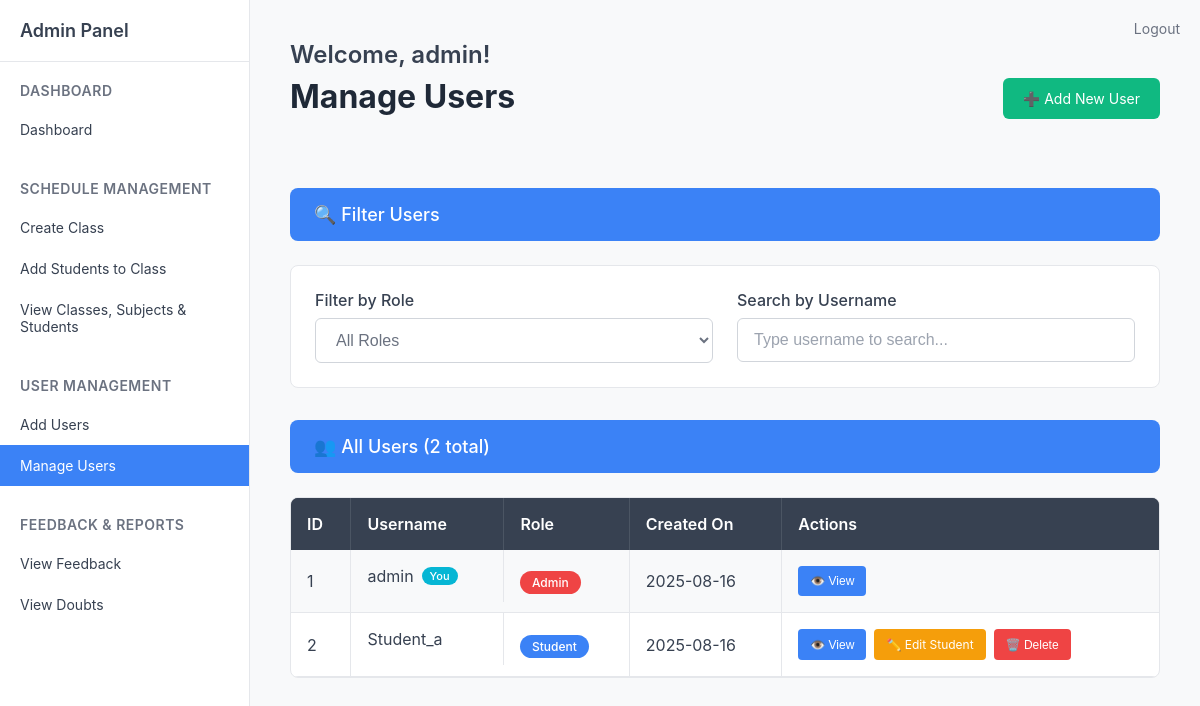
The app's page /admin/manage_users (signed in), older data.
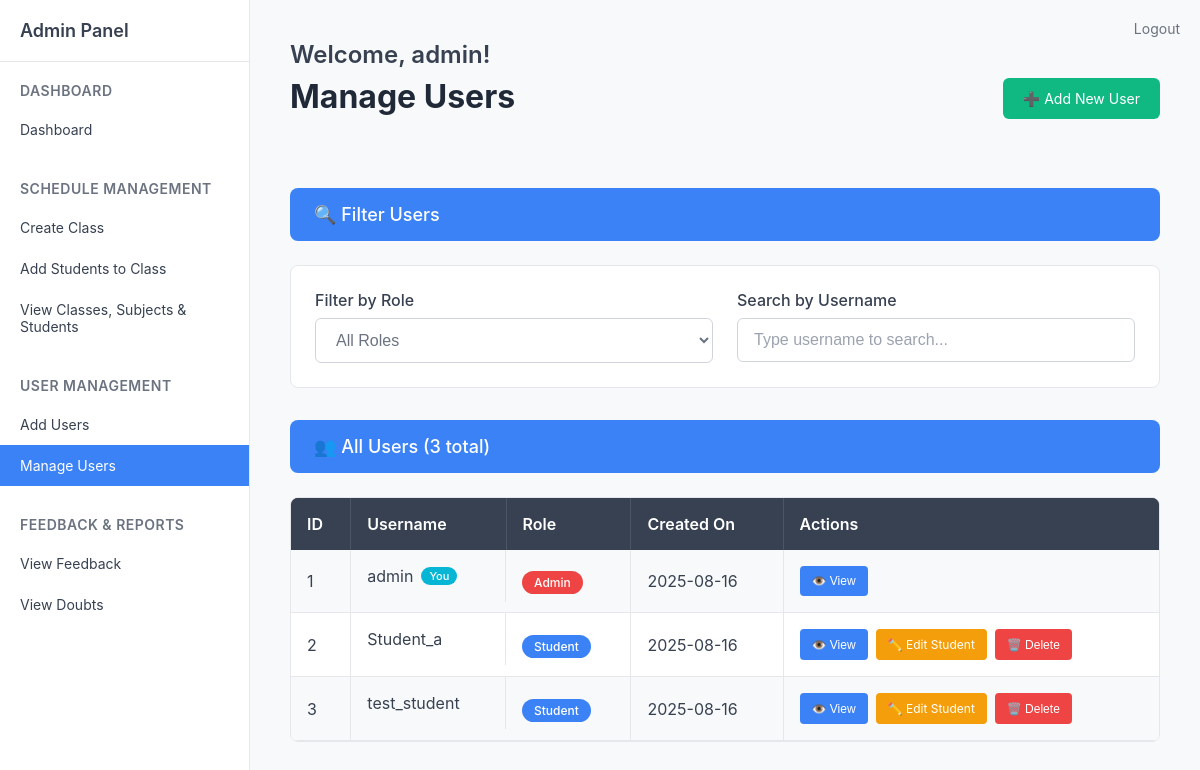
The same page, newer data.
### tables this page shows
CREATE TABLE users (
            id INTEGER PRIMARY KEY AUTOINCREMENT,
            username TEXT UNIQUE NOT NULL,
            password TEXT NOT NULL,
            role TEXT NOT NULL DEFAULT 'student',
            email TEXT,
            name TEXT,
            phone TEXT,
            address TEXT,
            created_by INTEGER,
            created_on DATETIME DEFAULT CURRENT_TIMESTAMP,
            updated_by INTEGER,
            updated_on DATETIME,
            FOREIGN KEY (created_by) REFERENCES users(id)
        );

### routes/admin.py (the view)
@admin_bp.route('/manage_users')
def manage_users():
    if 'role' not in session or session['role'] != 'admin':
        return redirect(url_for('auth.login'))
    current_user = get_current_user()
    conn = get_db()
    cur = conn.cursor()
    cur.execute('''
        SELECT u.id, u.username, u.created_on, u.role, u.name, u.email
        FROM users u
        ORDER BY u.id
    ''')
    users = cur.fetchall()
    conn.close()
    return render_template('admin/manage_users.html', users=users, current_user=current_user)

### routes/admin.py (called while the page is built)
def get_db():
    return sqlite3.connect('users.db')

def get_current_user():
    class User:
        def __init__(self, user_id, username):
            self.id = user_id
            self.username = username
    if 'user_id' in session:
        return User(session['user_id'], session.get('username', ''))
    return None

### templates/admin/manage_users.html (shortened to what this page needs)
{% extends 'admin/sidebar.html' %}
{% block content %}
<div style="display: flex; justify-content: space-between; align-items: center; margin-bottom: 32px;">
    <div>
        <div class="welcome-text">Welcome, admin!</div>
        <div class="page-title">Manage Users</div>
    </div>
    <a href="{{ url_for('admin.users') }}" style="background-color: #10b981; color: white; padding: 12px 20px; border-radius: 6px; text-decoration: none; font-size: 14px; display: flex; align-items: center; gap: 8px;">
        ➕ Add New User
    </a>
</div>
<div style="background-color: #3b82f6; color: white; padding: 16px 24px; font-size: 18px; font-weight: 500; margin-bottom: 24px; border-radius: 8px; display: flex; align-items: center; gap: 8px;">
    🔍 Filter Users
</div>
<div style="background-color: white; border: 1px solid #e5e7eb; border-radius: 8px; padding: 24px; margin-bottom: 32px;">
    <div style="display: grid; grid-template-columns: 1fr 1fr; gap: 24px;">
        <div>
            <label style="display: block; font-size: 16px; font-weight: 500; color: #374151; margin-bottom: 8px;">Filter by Role</label>
            <select id="roleFilter" style="width: 100%; padding: 12px 16px; font-size: 16px; border: 1px solid #d1d5db; border-radius: 6px; background-color: #ffffff; color: #6b7280;">
                <option value="">All Roles</option>
            </select>
        </div>
        <div>
            <label style="display: block; font-size: 16px; font-weight: 500; color: #374151; margin-bottom: 8px;">Search by Username</label>
            <input type="text" id="searchUser" style="width: 100%; padding: 12px 16px; font-size: 16px; border: 1px solid #d1d5db; border-radius: 6px; background-color: #ffffff;" placeholder="Type username to search...">
        </div>
    </div>
</div>
<div style="background-color: #3b82f6; color: white; padding: 16px 24px; font-size: 18px; font-weight: 500; margin-bottom: 24px; border-radius: 8px; display: flex; align-items: center; gap: 8px;">
    👥 All Users ({{ users|length }} total)
</div>
<div style="background-color: white; border: 1px solid #e5e7eb; border-radius: 8px; overflow: hidden;">
    <table style="width: 100%; border-collapse: collapse;" id="usersTable">
        <thead>
            <tr style="background-color: #374151; color: white;">
                <th style="padding: 16px; text-align: left; font-weight: 600; border-right: 1px solid #4b5563;">ID</th>
                <th style="padding: 16px; text-align: left; font-weight: 600; border-right: 1px solid #4b5563;">Username</th>
                <th style="padding: 16px; text-align: left; font-weight: 600; border-right: 1px solid #4b5563;">Role</th>
                <th style="padding: 16px; text-align: left; font-weight: 600; border-right: 1px solid #4b5563;">Created On</th>
                <th style="padding: 16px; text-align: left; font-weight: 600;">Actions</th>
            </tr>
        </thead>
        <tbody>
            {% for user in users %}
            <tr style="border-bottom: 1px solid #e5e7eb; {{ 'background-color: #f8f9fa;' if loop.index % 2 == 1 }}" data-role="{{ user[3] or 'No Role' }}" data-username="{{ user[1].lower() }}">
                <td style="padding: 16px; color: #374151; border-right: 1px solid #e5e7eb;">{{ user[0] }}</td>
                <td style="padding: 16px; color: #374151; border-right: 1px solid #e5e7eb; display: flex; align-items: center; gap: 8px;">
                    {{ user[1] }}
                    {% if user[0] == current_user.id %}
                        <span style="background-color: #06b6d4; color: white; padding: 2px 8px; border-radius: 12px; font-size: 11px; font-weight: 500;">You</span>
                    {% endif %}
                </td>
                <td style="padding: 16px; border-right: 1px solid #e5e7eb;">
                    {% if user[3] == 'admin' %}
                        <span style="background-color: #ef4444; color: white; padding: 4px 12px; border-radius: 12px; font-size: 12px; font-weight: 500;">Admin</span>
                    {% elif user[3] == 'teacher' %}
                        <span style="background-color: #10b981; color: white; padding: 4px 12px; border-radius: 12px; font-size: 12px; font-weight: 500;">Teacher</span>
                    {% elif user[3] == 'student' %}
                        <span style="background-color: #3b82f6; color: white; padding: 4px 12px; border-radius: 12px; font-size: 12px; font-weight: 500;">Student</span>
                    {% else %}
                        <span style="background-color: #6b7280; color: white; padding: 4px 12px; border-radius: 12px; font-size: 12px; font-weight: 500;">No Role</span>
                    {% endif %}
                </td>
                <td style="padding: 16px; color: #374151; border-right: 1px solid #e5e7eb;">
                    {% if user[2] %}
                        {{ user[2].split(' ')[0] }}
                    {% else %}
                        N/A
                    {% endif %}
                </td>
                <td style="padding: 16px;">
                    <div style="display: flex; gap: 8px;">
                        <button onclick="viewUser({{ user[0] }}, '{{ user[1] }}', '{{ user[3] or 'No Role' }}')" style="background-color: #3b82f6; color: white; border: none; padding: 8px 12px; border-radius: 4px; font-size: 12px; cursor: pointer; display: flex; align-items: center; gap: 4px;">
                            👁️ View
                        </button>
                        {% if user[3] == 'teacher' %}
                        <a href="{{ url_for('admin.edit_teacher', teacher_id=user[0]) }}" style="background-color: #f59e0b; color: white; border: none; padding: 8px 12px; border-radius: 4px; font-size: 12px; cursor: pointer; display: flex; align-items: center; gap: 4px; text-decoration: none;">
                            ✏️ Edit Teacher
                        </a>
                        {% elif user[3] == 'student' %}
                        <a href="{{ url_for('admin.edit_student', student_id=user[0]) }}" style="background-color: #f59e0b; color: white; border: none; padding: 8px 12px; border-radius: 4px; font-size: 12px; cursor: pointer; display: flex; align-items: center; gap: 4px; text-decoration: none;">
                            ✏️ Edit Student
                        </a>
                        {% endif %}
                        {% if user[0] != current_user.id %}
                        <button onclick="confirmDelete({{ user[0] }}, '{{ user[1] }}')" style="background-color: #ef4444; color: white; border: none; padding: 8px 12px; border-radius: 4px; font-size: 12px; cursor: pointer; display: flex; align-items: center; gap: 4px;">
                            🗑️ Delete
                        </button>
                        {% endif %}
                    </div>
                </td>
            </tr>
            {% endfor %}
        </tbody>
    </table>
</div>
{% endblock %}

### templates/admin/sidebar.html (shortened to what this page needs)
<!DOCTYPE html>
<html lang="en">
<head>
</head>
<body>
    <div class="container">
        <div class="sidebar">
            <h3>Admin Panel</h3>
            <div class="nav-section">
                <div class="nav-section-title">Dashboard</div>
                <a href="{{ url_for('admin.dashboard') }}" class="nav-link {{ 'active' if request.endpoint == 'admin.dashboard' }}">
                    Dashboard
                </a>
            </div>
            <div class="nav-section">
                <div class="nav-section-title">Schedule Management</div>
                <a href="{{ url_for('admin.create_class') }}" class="nav-link {{ 'active' if request.endpoint == 'admin.create_class' }}">
                    Create Class
                </a>
                <a href="{{ url_for('admin.add_students') }}" class="nav-link {{ 'active' if request.endpoint == 'admin.add_students' }}">
                    Add Students to Class
                </a>
                <a href="{{ url_for('admin.view_classes') }}" class="nav-link {{ 'active' if request.endpoint == 'admin.view_classes' }}">
                    View Classes, Subjects & Students
                </a>
            </div>
            <div class="nav-section">
                <div class="nav-section-title">User Management</div>
                <a href="{{ url_for('admin.users') }}" class="nav-link {{ 'active' if request.endpoint == 'admin.users' or request.endpoint == 'admin.add_user' }}">
                    Add Users
                </a>
                <a href="{{ url_for('admin.manage_users') }}" class="nav-link {{ 'active' if request.endpoint == 'admin.manage_users' }}">
                    Manage Users
                </a>
            </div>
            <div class="nav-section">
                <div class="nav-section-title">Feedback & Reports</div>
                <a href="{{ url_for('admin.view_feedback') }}" class="nav-link {{ 'active' if request.endpoint == 'admin.view_feedback' }}">
                    View Feedback
                </a>
                <a href="{{ url_for('admin.view_doubts') }}" class="nav-link {{ 'active' if request.endpoint == 'admin.view_doubts' }}">
                    View Doubts
                </a>
            </div>
        </div>
        <div class="main-content">
            <a href="{{ url_for('auth.logout') }}" class="logout-link">Logout</a>
            {% block content %}{% endblock %}
        </div>
    </div>
</body>
</html>

### templates/admin/sidebar.html (style rules this page uses)
* { margin: 0; padding: 0; box-sizing: border-box; }
body { font-family: -apple-system, BlinkMacSystemFont, 'Segoe UI', Roboto, sans-serif; background-color: #f8f9fa; color: #333; }
.container { display: flex; min-height: 100vh; }
.sidebar { width: 250px; background-color: #ffffff; border-right: 1px solid #e5e7eb; padding: 20px 0; }
.sidebar h3 { padding: 0 20px 20px 20px; font-size: 18px; font-weight: 600; color: #374151; border-bottom: 1px solid #e5e7eb; margin-bottom: 20px; }
.nav-section { margin-bottom: 30px; }
.nav-section-title { padding: 0 20px 10px 20px; font-size: 14px; font-weight: 600; color: #6b7280; text-transform: uppercase; letter-spacing: 0.5px; }
.nav-link { display: block; padding: 12px 20px; color: #374151; text-decoration: none; font-size: 14px; transition: background-color 0.2s; }
.nav-link.active { background-color: #3b82f6; color: white; }
.main-content { flex: 1; padding: 40px; }
.welcome-text { font-size: 24px; font-weight: 600; color: #374151; margin-bottom: 8px; }
.page-title { font-size: 32px; font-weight: 700; color: #1f2937; margin-bottom: 40px; }
.logout-link { position: absolute; top: 20px; right: 20px; color: #6b7280; text-decoration: none; font-size: 14px; }

### templates/admin/manage_users.html (style rules this page uses)
input::placeholder { color: #9ca3af; }
select option { color: #374151; }
table thead tr { background-color: #374151 !important; }
table thead th { background-color: #374151 !important; color: white !important; }

Row changes from the older to the newer data that the page shows:
added users: id "3", username "test_student", role "Student", created_on "2025-08-16"
Text that changed along with them:
{{ users|length }}: "2" → "3"
